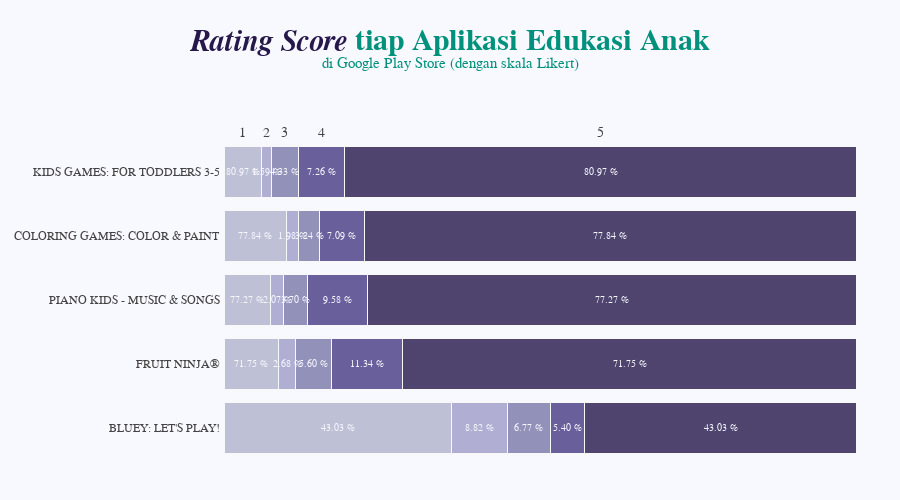

Notebook code for this chart:
### Code cell
import plotly.graph_objects as go

top_labels = pivot_total_reviewer_per_appname.columns.tolist()
x_data = pivot_total_reviewer_per_appname.values.tolist()
y_data = pivot_total_reviewer_per_appname.index.tolist()
colors = [ 
    'rgba(190, 192, 213, 1)',
    'rgba(164, 163, 204, 0.85)',
    'rgba(122, 120, 168, 0.8)', 
    'rgba(71, 58, 131, 0.8)',
    'rgba(38, 24, 74, 0.8)'
]


fig = go.Figure()

for i in range(0, len(x_data[0])):
    for xd, yd in zip(x_data, y_data):
        fig.add_trace(go.Bar(
            x=[xd[i]], y=[yd],
            orientation='h',
            marker=dict(
                color=colors[i],
                line=dict(color='rgb(248, 248, 249)', width=1)
            )
        ))

fig.update_layout(
    height = 500,
    width = 900,
    title = dict(
        text = '''
        <b><span style="color:#26184A"><i><b>Rating Score</b></i></span> tiap Aplikasi Edukasi Anak</b><br><sup><sup>di Google Play Store (dengan skala Likert)<sup><sup>
        ''',
        font = dict(
            family = 'sans serif',
            size = 30,
            color = '#00917C'
        ),
        y = 0.9,
        x = 0.5 #0.025
    ),
    xaxis=dict(
        showgrid=False,
        showline=False,
        showticklabels=False,
        zeroline=False,
        domain=[0.02, 1]
    ),
    yaxis=dict(
        showgrid=False,
        showline=False,
        showticklabels=False,
        zeroline=False,
    ),
    barmode='stack',
    paper_bgcolor='rgb(248, 248, 255)',
    plot_bgcolor='rgb(248, 248, 255)',
    margin=dict(l=210, r=10, t=140, b=40),
    showlegend=False,
)

# Atur posisi label
fig.update_traces(
    hovertemplate='<b>%{label} Class</b><br>%{value}%'
)

annotations = []

for yd, xd in zip(y_data, x_data):
    # Memberi label pada y-axis diawal
    annotations.append(dict(xref='paper', yref='y',
                            x=0.018, y=yd,
                            xanchor='right',
                            text=str(yd),
                            font=dict(family='Arial', size=12,
                                      color='rgb(67, 67, 67)'),
                            showarrow=False, align='right'))
    # Memberi label pada setiap percentage setiap bar pada x-axis diawal
    annotations.append(dict(xref='x', yref='y',
                            x=xd[0] / 2, y=yd,
                            text=f'{xd[i]:.2f} %',
                            font=dict(family='Arial', size=10,
                                      color='rgb(248, 248, 255)'),
                            showarrow=False))
    # Memberi label pada skala Likert (bagian atas) diawal
    if yd == y_data[-1]:
        annotations.append(dict(xref='x', yref='paper',
                                x=xd[0] / 2, y=1.05,
                                text=top_labels[0],
                                font=dict(family='Arial', size=14,
                                          color='rgb(67, 67, 67)'),
                                showarrow=False))
    space = xd[0]
    for i in range(1, len(xd)):
            # Memberi label pada setiap percentage setiap bar pada x-axis
            annotations.append(dict(xref='x', yref='y',
                                    x=space + (xd[i]/2), y=yd,
                                    text=f'{xd[i]:.2f} %',
                                    font=dict(family='Arial', size=10,
                                              color='rgb(248, 248, 255)'),
                                    showarrow=False))
            # Memberi label pada skala Likert (bagian atas)
            if yd == y_data[-1]:
                annotations.append(dict(xref='x', yref='paper',
                                        x=space + (xd[i]/2), y=1.05,
                                        text=top_labels[i],
                                        font=dict(family='Arial', size=14,
                                                  color='rgb(67, 67, 67)'),
                                        showarrow=False))
            space += xd[i]

fig.update_layout(annotations=annotations)

fig.show()

### Figure 1 — Plotly figure (JSON) as saved in the notebook; plotly's stock layout.template omitted (floating-point values rounded to 4 significant figures)
{"data": [{"hovertemplate": "<b>%{label} Class</b><br>%{value}%", "marker": {"color": "rgba(190, 192, 213, 1)", "line": {"color": "rgb(248, 248, 249)", "width": 1}}, "orientation": "h", "type": "bar", "x": [35.99], "y": ["BLUEY: LET'S PLAY!"]}, {"hovertemplate": "<b>%{label} Class</b><br>%{value}%", "marker": {"color": "rgba(190, 192, 213, 1)", "line": {"color": "rgb(248, 248, 249)", "width": 1}}, "orientation": "h", "type": "bar", "x": [8.63], "y": ["FRUIT NINJA®"]}, {"hovertemplate": "<b>%{label} Class</b><br>%{value}%", "marker": {"color": "rgba(190, 192, 213, 1)", "line": {"color": "rgb(248, 248, 249)", "width": 1}}, "orientation": "h", "type": "bar", "x": [7.38], "y": ["PIANO KIDS - MUSIC & SONGS"]}, {"hovertemplate": "<b>%{label} Class</b><br>%{value}%", "marker": {"color": "rgba(190, 192, 213, 1)", "line": {"color": "rgb(248, 248, 249)", "width": 1}}, "orientation": "h", "type": "bar", "x": [9.85], "y": ["COLORING GAMES: COLOR & PAINT"]}, {"hovertemplate": "<b>%{label} Class</b><br>%{value}%", "marker": {"color": "rgba(190, 192, 213, 1)", "line": {"color": "rgb(248, 248, 249)", "width": 1}}, "orientation": "h", "type": "bar", "x": [5.85], "y": ["KIDS GAMES: FOR TODDLERS 3-5"]}, {"hovertemplate": "<b>%{label} Class</b><br>%{value}%", "marker": {"color": "rgba(164, 163, 204, 0.85)", "line": {"color": "rgb(248, 248, 249)", "width": 1}}, "orientation": "h", "type": "bar", "x": [8.82], "y": ["BLUEY: LET'S PLAY!"]}, {"hovertemplate": "<b>%{label} Class</b><br>%{value}%", "marker": {"color": "rgba(164, 163, 204, 0.85)", "line": {"color": "rgb(248, 248, 249)", "width": 1}}, "orientation": "h", "type": "bar", "x": [2.68], "y": ["FRUIT NINJA®"]}, {"hovertemplate": "<b>%{label} Class</b><br>%{value}%", "marker": {"color": "rgba(164, 163, 204, 0.85)", "line": {"color": "rgb(248, 248, 249)", "width": 1}}, "orientation": "h", "type": "bar", "x": [2.07], "y": ["PIANO KIDS - MUSIC & SONGS"]}, {"hovertemplate": "<b>%{label} Class</b><br>%{value}%", "marker": {"color": "rgba(164, 163, 204, 0.85)", "line": {"color": "rgb(248, 248, 249)", "width": 1}}, "orientation": "h", "type": "bar", "x": [1.98], "y": ["COLORING GAMES: COLOR & PAINT"]}, {"hovertemplate": "<b>%{label} Class</b><br>%{value}%", "marker": {"color": "rgba(164, 163, 204, 0.85)", "line": {"color": "rgb(248, 248, 249)", "width": 1}}, "orientation": "h", "type": "bar", "x": [1.59], "y": ["KIDS GAMES: FOR TODDLERS 3-5"]}, {"hovertemplate": "<b>%{label} Class</b><br>%{value}%", "marker": {"color": "rgba(122, 120, 168, 0.8)", "line": {"color": "rgb(248, 248, 249)", "width": 1}}, "orientation": "h", "type": "bar", "x": [6.77], "y": ["BLUEY: LET'S PLAY!"]}, {"hovertemplate": "<b>%{label} Class</b><br>%{value}%", "marker": {"color": "rgba(122, 120, 168, 0.8)", "line": {"color": "rgb(248, 248, 249)", "width": 1}}, "orientation": "h", "type": "bar", "x": [5.6], "y": ["FRUIT NINJA®"]}, {"hovertemplate": "<b>%{label} Class</b><br>%{value}%", "marker": {"color": "rgba(122, 120, 168, 0.8)", "line": {"color": "rgb(248, 248, 249)", "width": 1}}, "orientation": "h", "type": "bar", "x": [3.7], "y": ["PIANO KIDS - MUSIC & SONGS"]}, {"hovertemplate": "<b>%{label} Class</b><br>%{value}%", "marker": {"color": "rgba(122, 120, 168, 0.8)", "line": {"color": "rgb(248, 248, 249)", "width": 1}}, "orientation": "h", "type": "bar", "x": [3.24], "y": ["COLORING GAMES: COLOR & PAINT"]}, {"hovertemplate": "<b>%{label} Class</b><br>%{value}%", "marker": {"color": "rgba(122, 120, 168, 0.8)", "line": {"color": "rgb(248, 248, 249)", "width": 1}}, "orientation": "h", "type": "bar", "x": [4.33], "y": ["KIDS GAMES: FOR TODDLERS 3-5"]}, {"hovertemplate": "<b>%{label} Class</b><br>%{value}%", "marker": {"color": "rgba(71, 58, 131, 0.8)", "line": {"color": "rgb(248, 248, 249)", "width": 1}}, "orientation": "h", "type": "bar", "x": [5.4], "y": ["BLUEY: LET'S PLAY!"]}, {"hovertemplate": "<b>%{label} Class</b><br>%{value}%", "marker": {"color": "rgba(71, 58, 131, 0.8)", "line": {"color": "rgb(248, 248, 249)", "width": 1}}, "orientation": "h", "type": "bar", "x": [11.34], "y": ["FRUIT NINJA®"]}, {"hovertemplate": "<b>%{label} Class</b><br>%{value}%", "marker": {"color": "rgba(71, 58, 131, 0.8)", "line": {"color": "rgb(248, 248, 249)", "width": 1}}, "orientation": "h", "type": "bar", "x": [9.58], "y": ["PIANO KIDS - MUSIC & SONGS"]}, {"hovertemplate": "<b>%{label} Class</b><br>%{value}%", "marker": {"color": "rgba(71, 58, 131, 0.8)", "line": {"color": "rgb(248, 248, 249)", "width": 1}}, "orientation": "h", "type": "bar", "x": [7.09], "y": ["COLORING GAMES: COLOR & PAINT"]}, {"hovertemplate": "<b>%{label} Class</b><br>%{value}%", "marker": {"color": "rgba(71, 58, 131, 0.8)", "line": {"color": "rgb(248, 248, 249)", "width": 1}}, "orientation": "h", "type": "bar", "x": [7.26], "y": ["KIDS GAMES: FOR TODDLERS 3-5"]}, {"hovertemplate": "<b>%{label} Class</b><br>%{value}%", "marker": {"color": "rgba(38, 24, 74, 0.8)", "line": {"color": "rgb(248, 248, 249)", "width": 1}}, "orientation": "h", "type": "bar", "x": [43.03], "y": ["BLUEY: LET'S PLAY!"]}, {"hovertemplate": "<b>%{label} Class</b><br>%{value}%", "marker": {"color": "rgba(38, 24, 74, 0.8)", "line": {"color": "rgb(248, 248, 249)", "width": 1}}, "orientation": "h", "type": "bar", "x": [71.75], "y": ["FRUIT NINJA®"]}, {"hovertemplate": "<b>%{label} Class</b><br>%{value}%", "marker": {"color": "rgba(38, 24, 74, 0.8)", "line": {"color": "rgb(248, 248, 249)", "width": 1}}, "orientation": "h", "type": "bar", "x": [77.27], "y": ["PIANO KIDS - MUSIC & SONGS"]}, {"hovertemplate": "<b>%{label} Class</b><br>%{value}%", "marker": {"color": "rgba(38, 24, 74, 0.8)", "line": {"color": "rgb(248, 248, 249)", "width": 1}}, "orientation": "h", "type": "bar", "x": [77.84], "y": ["COLORING GAMES: COLOR & PAINT"]}, {"hovertemplate": "<b>%{label} Class</b><br>%{value}%", "marker": {"color": "rgba(38, 24, 74, 0.8)", "line": {"color": "rgb(248, 248, 249)", "width": 1}}, "orientation": "h", "type": "bar", "x": [80.97], "y": ["KIDS GAMES: FOR TODDLERS 3-5"]}], "layout": {"annotations": [{"align": "right", "font": {"color": "rgb(67, 67, 67)", "family": "Arial", "size": 12}, "showarrow": false, "text": "BLUEY: LET'S PLAY!", "x": 0.018, "xanchor": "right", "xref": "paper", "y": "BLUEY: LET'S PLAY!", "yref": "y"}, {"font": {"color": "rgb(248, 248, 255)", "family": "Arial", "size": 10}, "showarrow": false, "text": "43.03 %", "x": 18.0, "xref": "x", "y": "BLUEY: LET'S PLAY!", "yref": "y"}, {"font": {"color": "rgb(248, 248, 255)", "family": "Arial", "size": 10}, "showarrow": false, "text": "8.82 %", "x": 40.4, "xref": "x", "y": "BLUEY: LET'S PLAY!", "yref": "y"}, {"font": {"color": "rgb(248, 248, 255)", "family": "Arial", "size": 10}, "showarrow": false, "text": "6.77 %", "x": 48.2, "xref": "x", "y": "BLUEY: LET'S PLAY!", "yref": "y"}, {"font": {"color": "rgb(248, 248, 255)", "family": "Arial", "size": 10}, "showarrow": false, "text": "5.40 %", "x": 54.28, "xref": "x", "y": "BLUEY: LET'S PLAY!", "yref": "y"}, {"font": {"color": "rgb(248, 248, 255)", "family": "Arial", "size": 10}, "showarrow": false, "text": "43.03 %", "x": 78.5, "xref": "x", "y": "BLUEY: LET'S PLAY!", "yref": "y"}, {"align": "right", "font": {"color": "rgb(67, 67, 67)", "family": "Arial", "size": 12}, "showarrow": false, "text": "FRUIT NINJA®", "x": 0.018, "xanchor": "right", "xref": "paper", "y": "FRUIT NINJA®", "yref": "y"}, {"font": {"color": "rgb(248, 248, 255)", "family": "Arial", "size": 10}, "showarrow": false, "text": "71.75 %", "x": 4.315, "xref": "x", "y": "FRUIT NINJA®", "yref": "y"}, {"font": {"color": "rgb(248, 248, 255)", "family": "Arial", "size": 10}, "showarrow": false, "text": "2.68 %", "x": 9.97, "xref": "x", "y": "FRUIT NINJA®", "yref": "y"}, {"font": {"color": "rgb(248, 248, 255)", "family": "Arial", "size": 10}, "showarrow": false, "text": "5.60 %", "x": 14.11, "xref": "x", "y": "FRUIT NINJA®", "yref": "y"}, {"font": {"color": "rgb(248, 248, 255)", "family": "Arial", "size": 10}, "showarrow": false, "text": "11.34 %", "x": 22.58, "xref": "x", "y": "FRUIT NINJA®", "yref": "y"}, {"font": {"color": "rgb(248, 248, 255)", "family": "Arial", "size": 10}, "showarrow": false, "text": "71.75 %", "x": 64.12, "xref": "x", "y": "FRUIT NINJA®", "yref": "y"}, {"align": "right", "font": {"color": "rgb(67, 67, 67)", "family": "Arial", "size": 12}, "showarrow": false, "text": "PIANO KIDS - MUSIC & SONGS", "x": 0.018, "xanchor": "right", "xref": "paper", "y": "PIANO KIDS - MUSIC & SONGS", "yref": "y"}, {"font": {"color": "rgb(248, 248, 255)", "family": "Arial", "size": 10}, "showarrow": false, "text": "77.27 %", "x": 3.69, "xref": "x", "y": "PIANO KIDS - MUSIC & SONGS", "yref": "y"}, {"font": {"color": "rgb(248, 248, 255)", "family": "Arial", "size": 10}, "showarrow": false, "text": "2.07 %", "x": 8.415, "xref": "x", "y": "PIANO KIDS - MUSIC & SONGS", "yref": "y"}, {"font": {"color": "rgb(248, 248, 255)", "family": "Arial", "size": 10}, "showarrow": false, "text": "3.70 %", "x": 11.3, "xref": "x", "y": "PIANO KIDS - MUSIC & SONGS", "yref": "y"}, {"font": {"color": "rgb(248, 248, 255)", "family": "Arial", "size": 10}, "showarrow": false, "text": "9.58 %", "x": 17.94, "xref": "x", "y": "PIANO KIDS - MUSIC & SONGS", "yref": "y"}, {"font": {"color": "rgb(248, 248, 255)", "family": "Arial", "size": 10}, "showarrow": false, "text": "77.27 %", "x": 61.37, "xref": "x", "y": "PIANO KIDS - MUSIC & SONGS", "yref": "y"}, {"align": "right", "font": {"color": "rgb(67, 67, 67)", "family": "Arial", "size": 12}, "showarrow": false, "text": "COLORING GAMES: COLOR & PAINT", "x": 0.018, "xanchor": "right", "xref": "paper", "y": "COLORING GAMES: COLOR & PAINT", "yref": "y"}, {"font": {"color": "rgb(248, 248, 255)", "family": "Arial", "size": 10}, "showarrow": false, "text": "77.84 %", "x": 4.925, "xref": "x", "y": "COLORING GAMES: COLOR & PAINT", "yref": "y"}, {"font": {"color": "rgb(248, 248, 255)", "family": "Arial", "size": 10}, "showarrow": false, "text": "1.98 %", "x": 10.84, "xref": "x", "y": "COLORING GAMES: COLOR & PAINT", "yref": "y"}, {"font": {"color": "rgb(248, 248, 255)", "family": "Arial", "size": 10}, "showarrow": false, "text": "3.24 %", "x": 13.45, "xref": "x", "y": "COLORING GAMES: COLOR & PAINT", "yref": "y"}, {"font": {"color": "rgb(248, 248, 255)", "family": "Arial", "size": 10}, "showarrow": false, "text": "7.09 %", "x": 18.62, "xref": "x", "y": "COLORING GAMES: COLOR & PAINT", "yref": "y"}, {"font": {"color": "rgb(248, 248, 255)", "family": "Arial", "size": 10}, "showarrow": false, "text": "77.84 %", "x": 61.08, "xref": "x", "y": "COLORING GAMES: COLOR & PAINT", "yref": "y"}, {"align": "right", "font": {"color": "rgb(67, 67, 67)", "family": "Arial", "size": 12}, "showarrow": false, "text": "KIDS GAMES: FOR TODDLERS 3-5", "x": 0.018, "xanchor": "right", "xref": "paper", "y": "KIDS GAMES: FOR TODDLERS 3-5", "yref": "y"}, {"font": {"color": "rgb(248, 248, 255)", "family": "Arial", "size": 10}, "showarrow": false, "text": "80.97 %", "x": 2.925, "xref": "x", "y": "KIDS GAMES: FOR TODDLERS 3-5", "yref": "y"}, {"font": {"color": "rgb(67, 67, 67)", "family": "Arial", "size": 14}, "showarrow": false, "text": "1", "x": 2.925, "xref": "x", "y": 1.05, "yref": "paper"}, {"font": {"color": "rgb(248, 248, 255)", "family": "Arial", "size": 10}, "showarrow": false, "text": "1.59 %", "x": 6.645, "xref": "x", "y": "KIDS GAMES: FOR TODDLERS 3-5", "yref": "y"}, {"font": {"color": "rgb(67, 67, 67)", "family": "Arial", "size": 14}, "showarrow": false, "text": "2", "x": 6.645, "xref": "x", "y": 1.05, "yref": "paper"}, {"font": {"color": "rgb(248, 248, 255)", "family": "Arial", "size": 10}, "showarrow": false, "text": "4.33 %", "x": 9.605, "xref": "x", "y": "KIDS GAMES: FOR TODDLERS 3-5", "yref": "y"}, {"font": {"color": "rgb(67, 67, 67)", "family": "Arial", "size": 14}, "showarrow": false, "text": "3", "x": 9.605, "xref": "x", "y": 1.05, "yref": "paper"}, {"font": {"color": "rgb(248, 248, 255)", "family": "Arial", "size": 10}, "showarrow": false, "text": "7.26 %", "x": 15.4, "xref": "x", "y": "KIDS GAMES: FOR TODDLERS 3-5", "yref": "y"}, {"font": {"color": "rgb(67, 67, 67)", "family": "Arial", "size": 14}, "showarrow": false, "text": "4", "x": 15.4, "xref": "x", "y": 1.05, "yref": "paper"}, {"font": {"color": "rgb(248, 248, 255)", "family": "Arial", "size": 10}, "showarrow": false, "text": "80.97 %", "x": 59.52, "xref": "x", "y": "KIDS GAMES: FOR TODDLERS 3-5", "yref": "y"}, {"font": {"color": "rgb(67, 67, 67)", "family": "Arial", "size": 14}, "showarrow": false, "text": "5", "x": 59.52, "xref": "x", "y": 1.05, "yref": "paper"}], "barmode": "stack", "height": 500, "margin": {"b": 40, "l": 210, "r": 10, "t": 140}, "paper_bgcolor": "rgb(248, 248, 255)", "plot_bgcolor": "rgb(248, 248, 255)", "showlegend": false, "title": {"font": {"color": "#00917C", "family": "sans serif", "size": 30}, "text": "\n        <b><span style=\"color:#26184A\"><i><b>Rating Score</b></i></span> tiap Aplikasi Edukasi Anak</b><br><sup><sup>di Google Play Store (dengan skala Likert)<sup><sup>\n        ", "x": 0.5, "y": 0.9}, "width": 900, "xaxis": {"domain": [0.02, 1], "showgrid": false, "showline": false, "showticklabels": false, "zeroline": false}, "yaxis": {"showgrid": false, "showline": false, "showticklabels": false, "zeroline": false}}}
